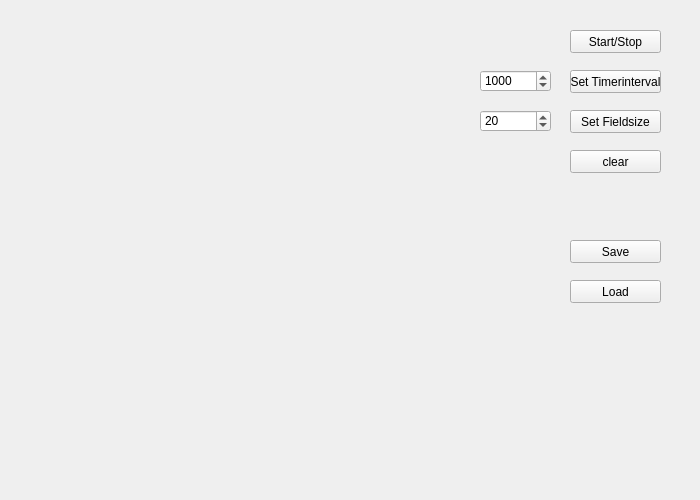
<?xml version="1.0" encoding="UTF-8"?>
<ui version="4.0">
 <class>GOL</class>
 <widget class="QWidget" name="GOL">
  <property name="geometry">
   <rect>
    <x>0</x>
    <y>0</y>
    <width>700</width>
    <height>500</height>
   </rect>
  </property>
  <property name="windowTitle">
   <string>Form</string>
  </property>
  <widget class="QPushButton" name="pushButton">
   <property name="geometry">
    <rect>
     <x>570</x>
     <y>30</y>
     <width>91</width>
     <height>23</height>
    </rect>
   </property>
   <property name="text">
    <string>Start/Stop</string>
   </property>
  </widget>
  <widget class="QSpinBox" name="spinBox">
   <property name="geometry">
    <rect>
     <x>480</x>
     <y>70</y>
     <width>71</width>
     <height>22</height>
    </rect>
   </property>
   <property name="minimum">
    <number>250</number>
   </property>
   <property name="maximum">
    <number>4000</number>
   </property>
   <property name="singleStep">
    <number>250</number>
   </property>
   <property name="value">
    <number>1000</number>
   </property>
  </widget>
  <widget class="QPushButton" name="pushButton_2">
   <property name="geometry">
    <rect>
     <x>570</x>
     <y>70</y>
     <width>91</width>
     <height>23</height>
    </rect>
   </property>
   <property name="text">
    <string>Set Timerinterval</string>
   </property>
  </widget>
  <widget class="QPushButton" name="pushButton_3">
   <property name="geometry">
    <rect>
     <x>570</x>
     <y>110</y>
     <width>91</width>
     <height>23</height>
    </rect>
   </property>
   <property name="text">
    <string>Set Fieldsize</string>
   </property>
  </widget>
  <widget class="QSpinBox" name="spinBox_2">
   <property name="geometry">
    <rect>
     <x>480</x>
     <y>110</y>
     <width>71</width>
     <height>22</height>
    </rect>
   </property>
   <property name="minimum">
    <number>10</number>
   </property>
   <property name="maximum">
    <number>50</number>
   </property>
   <property name="singleStep">
    <number>1</number>
   </property>
   <property name="value">
    <number>20</number>
   </property>
  </widget>
  <widget class="QPushButton" name="pushButton_4">
   <property name="geometry">
    <rect>
     <x>570</x>
     <y>240</y>
     <width>91</width>
     <height>23</height>
    </rect>
   </property>
   <property name="text">
    <string>Save</string>
   </property>
  </widget>
  <widget class="QPushButton" name="pushButton_5">
   <property name="geometry">
    <rect>
     <x>570</x>
     <y>280</y>
     <width>91</width>
     <height>23</height>
    </rect>
   </property>
   <property name="text">
    <string>Load</string>
   </property>
  </widget>
  <widget class="QPushButton" name="pushButton_6">
   <property name="geometry">
    <rect>
     <x>570</x>
     <y>150</y>
     <width>91</width>
     <height>23</height>
    </rect>
   </property>
   <property name="text">
    <string>clear</string>
   </property>
  </widget>
 </widget>
 <resources/>
 <connections/>
</ui>
